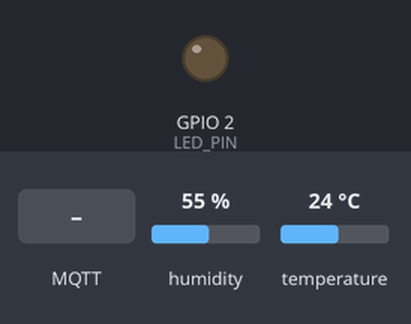
Recording of a sketch running on a simulated ESP32. Parts: output pins drawn as LEDs (lit = HIGH). The test bench sets the inputs (shaded band); at power-on: humidity 55 %, temperature 24 °C. WiFi joins after 1.5 s; servers stay silent unless stated; no MQTT or app messages arrive unless stated; what the sketch prints to the serial monitor is not drawn.

Above: at 2.7 s.
2.8 s: MQTT message "ON" arrives on the first subscribed topic
At 3.1 s:
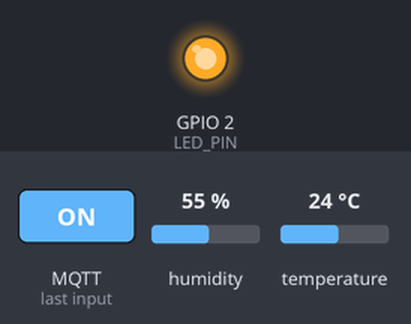
4.3 s: MQTT message "OFF" arrives on the first subscribed topic
At 5.5 s:
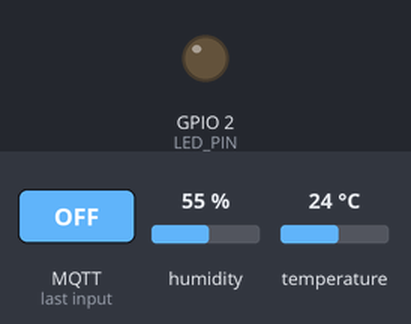
Timing chart, 0 to 7.3 s (numbered marks = the images above; inputs shaded):
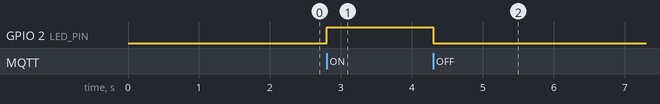

The sketch:

MQTT_Sensor.ino
```cpp
/*
-------------------------------------------------------
Project: MQTT Sensor Publisher
Author: Ayush Sharma
Date: 27-07-2026
-------------------------------------------------------
*/

#include <WiFi.h>
#include <PubSubClient.h>
#include <ArduinoJson.h>
#include "DHTesp.h"

const char* ssid = "Wokwi-GUEST";
const char* password = "";

const char* mqtt_server = "broker.hivemq.com";

WiFiClient espClient;
PubSubClient client(espClient);

DHTesp dht;

const int DHT_PIN = 15;
const int LED_PIN = 2;

// Change YourName to your own name
const char* tempTopic = "iitjammu/summer26/ShubhJashanSingh/temperature";
const char* humTopic  = "iitjammu/summer26/ShubhJashanSingh/humidity";
const char* ledTopic  = "iitjammu/summer26/ShubhJashanSingh/led_control";

void callback(char* topic, byte* payload, unsigned int length) {

  String msg;

  for (int i = 0; i < length; i++)
    msg += (char)payload[i];

  Serial.print("Received: ");
  Serial.println(msg);

  if (msg == "ON") {

    digitalWrite(LED_PIN, HIGH);
    Serial.println("LED ON");

  }

  else if (msg == "OFF") {

    digitalWrite(LED_PIN, LOW);
    Serial.println("LED OFF");

  }

}

void reconnect() {

  while (!client.connected()) {

    Serial.print("Connecting MQTT...");

    if (client.connect("ESP32Client")) {

      Serial.println("Connected");

      client.subscribe(ledTopic);

    }

    else {

      Serial.print("Failed, rc=");
      Serial.println(client.state());

      delay(2000);

    }

  }

}

void setup() {

  Serial.begin(115200);

  pinMode(LED_PIN, OUTPUT);

  dht.setup(DHT_PIN, DHTesp::DHT22);

  WiFi.begin(ssid, password);

  while (WiFi.status() != WL_CONNECTED) {

    delay(500);
    Serial.print(".");

  }

  Serial.println("\nWiFi Connected");

  client.setServer(mqtt_server, 1883);
  client.setCallback(callback);

}

void loop() {

  if (!client.connected())
    reconnect();

  client.loop();

  static unsigned long lastPublish = 0;

  if (millis() - lastPublish > 5000) {

    lastPublish = millis();

    TempAndHumidity data = dht.getTempAndHumidity();

    StaticJsonDocument<128> doc;

    doc["value"] = data.temperature;
    doc["unit"] = "C";
    doc["ts"] = millis();

    char buffer[128];

    serializeJson(doc, buffer);

    client.publish(tempTopic, buffer);

    doc.clear();

    doc["value"] = data.humidity;
    doc["unit"] = "%";
    doc["ts"] = millis();

    serializeJson(doc, buffer);

    client.publish(humTopic, buffer);

    Serial.println("Published Temperature");

    Serial.println(buffer);

  }

}
```

Measured:
- after the input at 2.8 s, GPIO 2 (LED_PIN): LOW → HIGH at once
- after the input at 4.3 s, GPIO 2 (LED_PIN): HIGH → LOW at once
